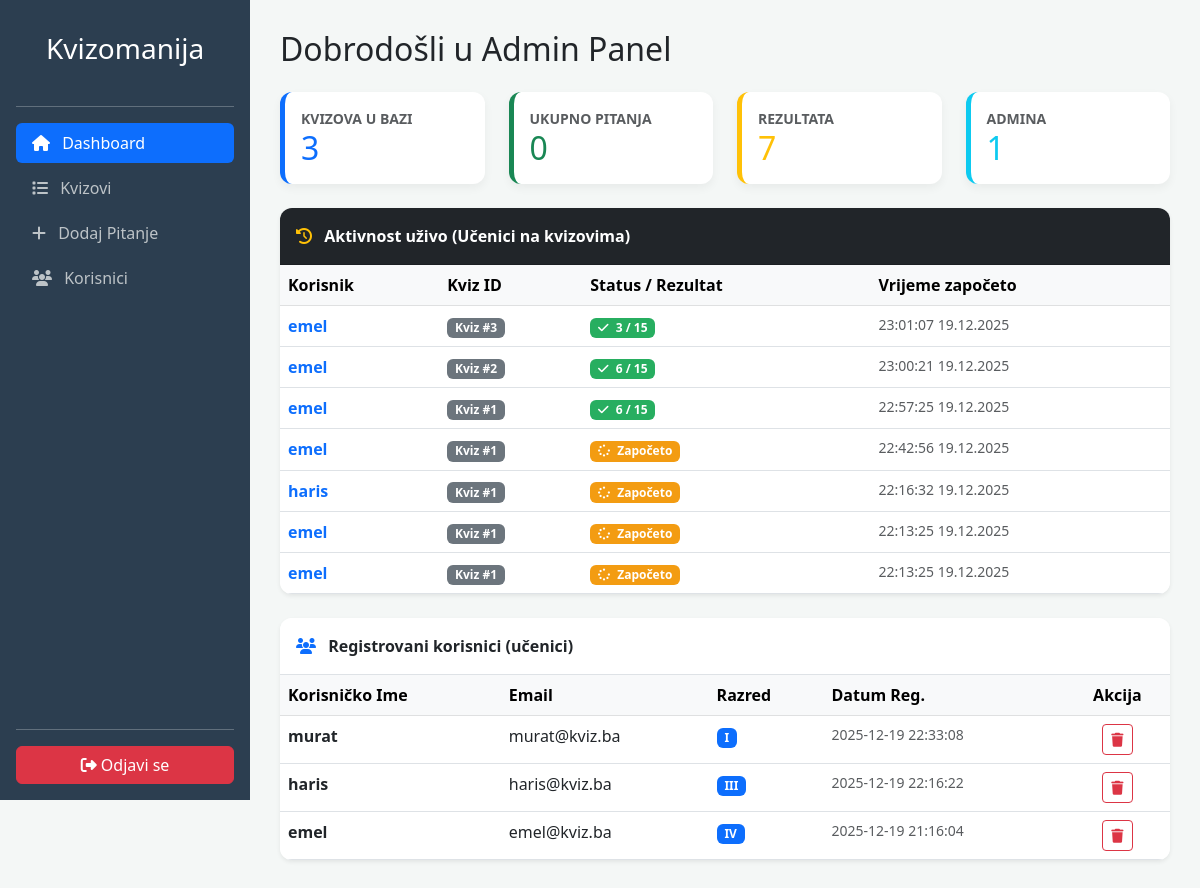
/admin.php (signed in), run on an earlier commit of the app's database.
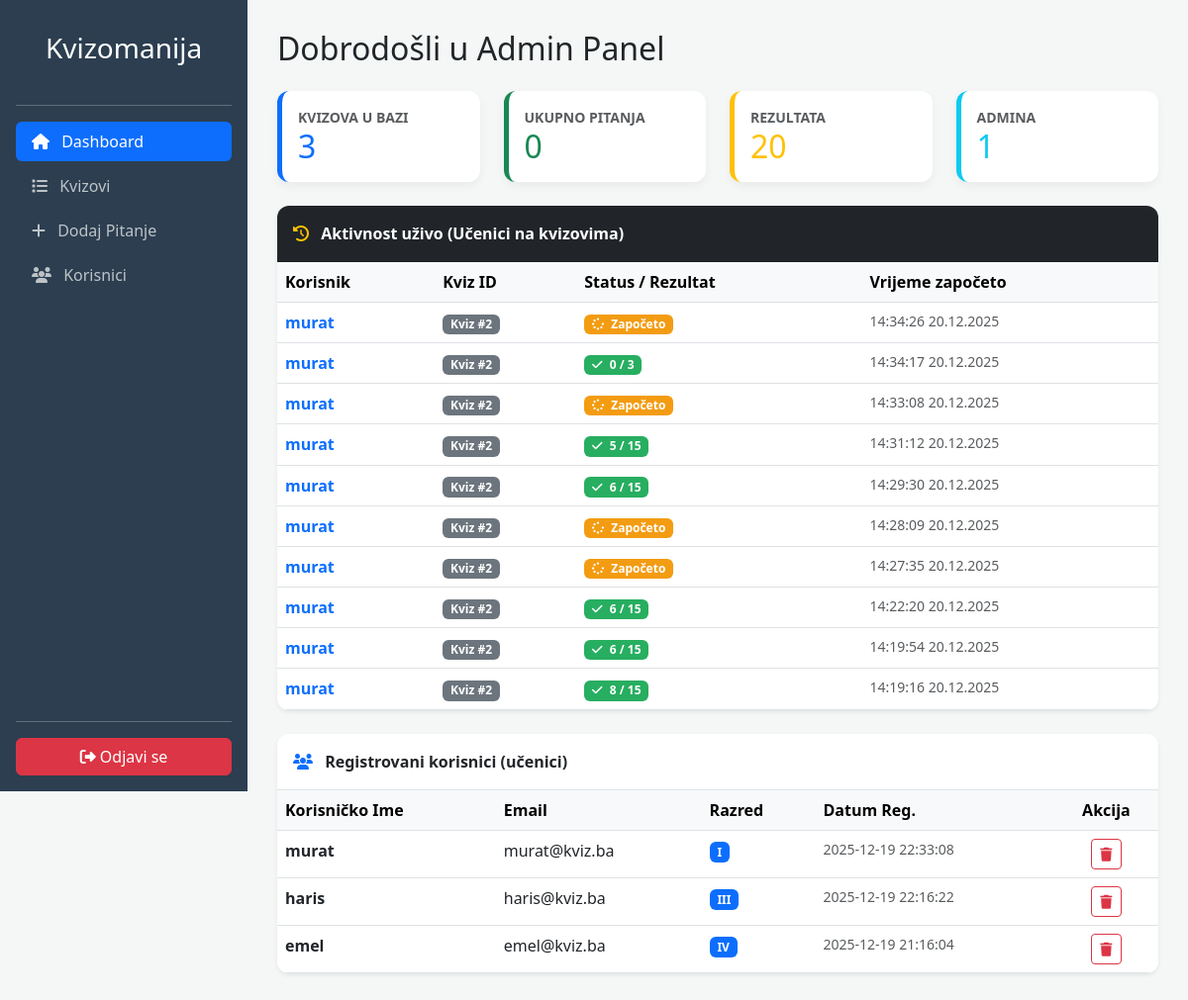
And on a later commit of the database.
### tables this page shows
CREATE TABLE `rezultati` (
  `rezultat_id` int(11) NOT NULL,
  `kviz_id` int(11) DEFAULT NULL,
  `ime` varchar(20) DEFAULT NULL,
  `prezime` varchar(30) DEFAULT NULL,
  `razred_odjeljenje` varchar(4) DEFAULT NULL,
  `odgovori` text DEFAULT NULL,
  `vrijeme_zapoceto` timestamp NOT NULL DEFAULT current_timestamp(),
  `sekunde` int(11) DEFAULT 0
);

CREATE TABLE `korisnici` (
  `korisnik_id` int(11) NOT NULL,
  `korisnicko_ime` varchar(50) NOT NULL,
  `email` varchar(100) NOT NULL,
  `sifra` varchar(255) NOT NULL,
  `razred` varchar(10) NOT NULL,
  `datum_registracije` timestamp NOT NULL DEFAULT current_timestamp()
);

### admin.php (the view, shortened to what the changed rows need)
<?php
require "includes/connection.php";
try {
    $br_kvizova = $conn->query("SELECT COUNT(*) FROM kvizovi")->fetchColumn();
    $br_pitanja = $conn->query("SELECT COUNT(*) FROM pitanja")->fetchColumn();
    $br_rezultata = $conn->query("SELECT COUNT(*) FROM rezultati")->fetchColumn();
    $br_admina = $conn->query("SELECT COUNT(*) FROM admini")->fetchColumn();
    $sql_korisnici = "SELECT * FROM korisnici ORDER BY korisnik_id DESC";
    $korisnici = $conn->query($sql_korisnici)->fetchAll(PDO::FETCH_ASSOC);
    $sql_aktivnost = "SELECT * FROM rezultati ORDER BY rezultat_id DESC LIMIT 10";
    $aktivnosti = $conn->query($sql_aktivnost)->fetchAll(PDO::FETCH_ASSOC);
} catch (PDOException $e) {
    die("Greška sa bazom: " . $e->getMessage());
}
?>
<!DOCTYPE html>
<html lang="bs">
<head>
    <link href="https://cdn.jsdelivr.net/npm/bootstrap@5.3.0/dist/css/bootstrap.min.css" rel="stylesheet">
    <link rel="stylesheet" href="https://cdnjs.cloudflare.com/ajax/libs/font-awesome/6.4.0/css/all.min.css">
</head>
<body>
<div id="content">
    <h2 class="mb-4 text-dark">Dobrodošli u Admin Panel</h2>
    <div class="row g-4 mb-4">
        <div class="col-md-3">
            <div class="card card-stat p-3 bg-white border-start border-primary border-5">
                <h2 class="mb-0 text-primary"><?= $br_kvizova ?></h2>
            </div>
        </div>
        <div class="col-md-3">
            <div class="card card-stat p-3 bg-white border-start border-success border-5">
                <h2 class="mb-0 text-success"><?= $br_pitanja ?></h2>
            </div>
        </div>
        <div class="col-md-3">
            <div class="card card-stat p-3 bg-white border-start border-warning border-5">
                <small class="text-uppercase text-muted fw-bold">Rezultata</small>
                <h2 class="mb-0 text-warning"><?= $br_rezultata ?></h2>
            </div>
        </div>
        <div class="col-md-3">
            <div class="card card-stat p-3 bg-white border-start border-info border-5">
                <h2 class="mb-0 text-info"><?= $br_admina ?></h2>
            </div>
        </div>
    </div>
    <div class="card shadow-sm border-0 table-card mb-4">
        <div class="card-body p-0">
            <div class="table-responsive">
                <table class="table table-hover mb-0">
                    <thead class="table-light">
                        <tr>
                            <th>Korisnik</th>
                            <th>Kviz ID</th>
                            <th>Status / Rezultat</th>
                            <th>Vrijeme započeto</th>
                        </tr>
                    </thead>
                    <tbody>
                        <?php if (count($aktivnosti) > 0): ?>
                            <?php foreach ($aktivnosti as $a): ?>
                            <tr>
                                <td class="fw-bold text-primary"><?= htmlspecialchars($a['ime']) ?></td>
                                <td><span class="badge bg-secondary">Kviz #<?= $a['kviz_id'] ?></span></td>
                                <td>
                                    <?php if($a['prezime'] == 'Započeto'): ?>
                                        <span class="badge badge-started"><i class="fa fa-spinner fa-spin me-1"></i> Započeto</span>
                                    <?php else: ?>
                                        <span class="badge badge-finished"><i class="fa fa-check me-1"></i> <?= htmlspecialchars($a['prezime']) ?></span>
                                    <?php endif; ?>
                                </td>
                                <td class="small text-muted">
                                    <?= isset($a['vrijeme_zapoceto']) ? date('H:i:s d.m.Y', strtotime($a['vrijeme_zapoceto'])) : 'Nema podatka' ?>
                                </td>
                            </tr>
                            <?php endforeach; ?>
                        <?php else: ?>
                            <tr><td colspan="4" class="text-center p-3 text-muted">Nema zapisa o aktivnostima.</td></tr>
                        <?php endif; ?>
                    </tbody>
                </table>
            </div>
        </div>
    </div>
    <div class="card shadow-sm border-0 table-card">
        <div class="card-body p-0">
            <div class="table-responsive">
                <table class="table table-hover mb-0">
                    <thead class="table-light">
                        <tr>
                            <th>Korisničko Ime</th>
                            <th>Email</th>
                            <th>Razred</th>
                            <th>Datum Reg.</th>
                            <th class="text-center">Akcija</th>
                        </tr>
                    </thead>
                    <tbody>
                        <?php if (count($korisnici) > 0): ?>
                            <?php foreach ($korisnici as $k): ?>
                            <tr>
                                <td class="fw-bold"><?= htmlspecialchars($k['korisnicko_ime']) ?></td>
                                <td><?= htmlspecialchars($k['email']) ?></td>
                                <td><span class="badge bg-primary"><?= htmlspecialchars($k['razred']) ?></span></td>
                                <td class="small text-muted"><?= $k['datum_registracije'] ?></td>
                                <td class="text-center">
                                    <button class="btn btn-sm btn-outline-danger"><i class="fa fa-trash"></i></button>
                                </td>
                            </tr>
                            <?php endforeach; ?>
                        <?php else: ?>
                            <tr><td colspan="5" class="text-center p-4 text-muted">Još uvijek nema registrovanih korisnika.</td></tr>
                        <?php endif; ?>
                    </tbody>
                </table>
            </div>
        </div>
    </div>
</div>
</body>
</html>

What changed in the data, as far as the page shows it:
no longer on this page (row unchanged): rezultati: ime "emel", kviz "3", prezime "3 / 15", vrijeme_zapoceto "23:01:07 19.12.2025"
no longer on this page (row unchanged): rezultati: ime "emel", kviz "2", prezime "6 / 15", vrijeme_zapoceto "23:00:21 19.12.2025"
no longer on this page (row unchanged): rezultati: ime "emel", kviz "1", prezime "6 / 15", vrijeme_zapoceto "22:57:25 19.12.2025"
no longer on this page (row unchanged): rezultati: ime "emel", kviz "1", prezime "Započeto" (drawn), vrijeme_zapoceto "22:42:56 19.12.2025"
no longer on this page (row unchanged): rezultati: ime "haris", kviz "1", prezime "Započeto" (drawn), vrijeme_zapoceto "22:16:32 19.12.2025"
no longer on this page (row unchanged): rezultati: ime "emel", kviz "1", prezime "Započeto" (drawn), vrijeme_zapoceto "22:13:25 19.12.2025"
no longer on this page (row unchanged): rezultati: ime "emel", kviz "1", prezime "Započeto" (drawn), vrijeme_zapoceto "22:13:25 19.12.2025"
added rezultati: ime "murat", kviz "2", prezime "Započeto" (drawn), vrijeme_zapoceto "14:34:26 20.12.2025"
added rezultati: ime "murat", kviz "2", prezime "0 / 3", vrijeme_zapoceto "14:34:17 20.12.2025"
added rezultati: ime "murat", kviz "2", prezime "Započeto" (drawn), vrijeme_zapoceto "14:33:08 20.12.2025"
added rezultati: ime "murat", kviz "2", prezime "5 / 15", vrijeme_zapoceto "14:31:12 20.12.2025"
added rezultati: ime "murat", kviz "2", prezime "6 / 15", vrijeme_zapoceto "14:29:30 20.12.2025"
added rezultati: ime "murat", kviz "2", prezime "Započeto" (drawn), vrijeme_zapoceto "14:28:09 20.12.2025"
added rezultati: ime "murat", kviz "2", prezime "Započeto" (drawn), vrijeme_zapoceto "14:27:35 20.12.2025"
added rezultati: ime "murat", kviz "2", prezime "6 / 15", vrijeme_zapoceto "14:22:20 20.12.2025"
added rezultati: ime "murat", kviz "2", prezime "6 / 15", vrijeme_zapoceto "14:19:54 20.12.2025"
added rezultati: ime "murat", kviz "2", prezime "8 / 15", vrijeme_zapoceto "14:19:16 20.12.2025"
Also different on the page:
$br_rezultata: "7" → "20"
